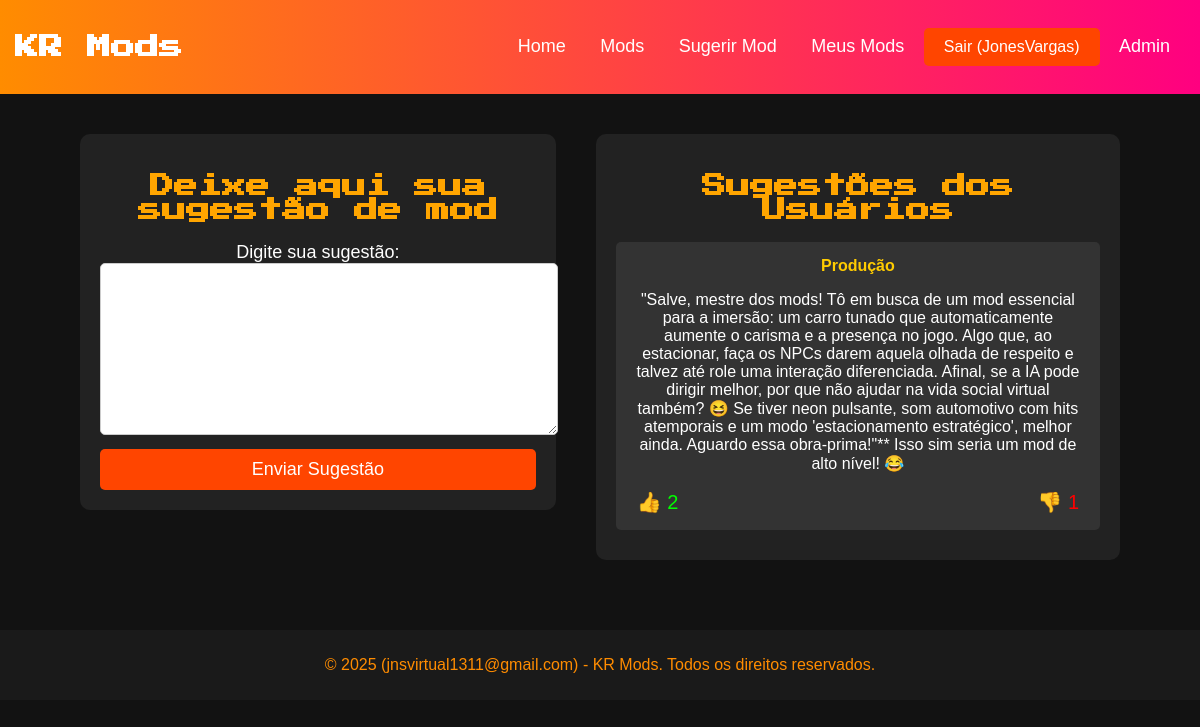
Page /sugerir/ (signed in) on the committed database.
### mods/models.py (models this page shows, shortened)
class SugestaoMod(models.Model):
    usuario = models.ForeignKey(User, on_delete=models.CASCADE)  # Relaciona a sugestão ao usuário que a criou
    descricao = models.TextField()  # Texto da sugestão
    likes = models.PositiveIntegerField(default=0)  # Contador de curtidas
    dislikes = models.PositiveIntegerField(default=0)  # Contador de descurtidas
    criado_em = models.DateTimeField(auto_now_add=True)  # Data de criação da sugestão

### mods/views.py (the view)
# urls.py: path('sugerir/', sugerir, name='sugerir'),
@never_cache
@login_required
def sugerir(request):
    if not request.user.is_authenticated:
        messages.warning(request, "Você precisa estar logado para sugerir um mod!")
        return redirect("login")  # Redireciona para a tela de login
    if request.method == "POST":
        descricao = request.POST.get("descricao")
        if descricao:
            SugestaoMod.objects.create(usuario=request.user, descricao=descricao)
            messages.success(request, "Sugestão enviada com sucesso!")
            return redirect("sugerir")  # Redireciona para evitar reenvio do formulário
    sugestoes = SugestaoMod.objects.all().order_by('-criado_em')
    return render(request, 'mods/sugerir.html', {'sugestoes': sugestoes})

### mods/context_processors.py (called while the page is built)
def get_logo(request):
    homepage = HomePage.objects.first()
    return {'homepage': homepage}

def redes_sociais(request):
    return {'redes_sociais': RedeSocial.objects.all()}

### mods/templates/mods/sugerir.html (shortened to what this page needs)
{% extends 'mods/base.html' %}
{% block content %}
<div style="display: flex; justify-content: space-between; align-items: flex-start; padding: 20px; gap: 40px;">
    <div style="width: 45%; background: #222; padding: 20px; border-radius: 10px; display: flex; flex-direction: column; align-items: center;">
        <h2 style="color: #FFA500; font-family: 'Press Start 2P', cursive; text-align: center;">Deixe aqui sua sugestão de mod</h2>
        <form method="POST" action="{% url 'sugerir' %}">
            <label for="descricao" style="color: white; font-size: 18px;">Digite sua sugestão:</label>
            <textarea name="descricao" id="descricao" required style="width: 100%; height: 150px; font-size: 16px; padding: 10px; border-radius: 5px; border: 1px solid #ccc;"></textarea>
            <button type="submit" style="width: 100%; background: #ff4500; color: white; font-size: 18px; padding: 10px; border: none; border-radius: 5px; cursor: pointer; margin-top: 10px;">Enviar Sugestão</button>
        </form>
    </div>
    <div style="width: 50%; background: #222; padding: 20px; border-radius: 10px;">
        <h2 style="color: #FFA500; font-family: 'Press Start 2P', cursive; text-align: center;">Sugestões dos Usuários</h2>
        <div style="display: flex; flex-direction: column; gap: 15px;">
            {% for sugestao in sugestoes %}
                <div style="background: #333; padding: 15px; border-radius: 5px; color: white; margin-bottom: 10px;">
                    <strong style="color: #ffcc00;">{{ sugestao.usuario.username }}</strong>
                    <p>{{ sugestao.descricao }}</p>
                    <div style="display: flex; justify-content: space-between; align-items: center; margin-top: 10px;">
                        <form method="POST" action="{% url 'like_sugestao' sugestao.id %}">
                            <button type="submit" style="background: none; border: none; cursor: pointer; color: #00ff00; font-size: 20px;">👍 {{ sugestao.likes }}</button>
                        </form>
                        <form method="POST" action="{% url 'dislike_sugestao' sugestao.id %}">
                            <button type="submit" style="background: none; border: none; cursor: pointer; color: #ff0000; font-size: 20px;">👎 {{ sugestao.dislikes }}</button>
                        </form>
                    </div>
                </div>
            {% empty %}
                <p style="color: white; text-align: center;">Nenhuma sugestão ainda.</p>
            {% endfor %}
        </div>
    </div>
</div>
{% endblock %}

### mods/templates/mods/base.html (shortened to what this page needs)
<!DOCTYPE html>
<html lang="pt">
<head>
</head>
<body>
    <div class="navbar">
        <div>
            {% if homepage.logo %}
                <img src="{{ homepage.logo.url }}" alt="Logo do Site" class="logo">
            {% else %}
                <h2 style="font-family: 'Press Start 2P', cursive;">KR Mods</h2>
            {% endif %}
        </div>
        <div>
            <a href="{% url 'home' %}">Home</a>
            <a href="{% url 'mod_list' %}">Mods</a>
            <a href="{% url 'sugerir' %}">Sugerir Mod</a>
            {% if user.is_authenticated %}
                <a href="{% url 'user_purchases' %}">Meus Mods</a>
                <form action="{% url 'logout' %}" method="post" style="display: inline;">
                    <button class="button" type="submit">Sair ({{ user.username }})</button>
                </form>
                {% if user.is_superuser %}
                    <a href="/admin/">Admin</a>
                {% endif %}
            {% else %}
                <a href="{% url 'login' %}">Entrar</a>
                <a href="{% url 'register' %}">Cadastrar</a>
            {% endif %}
        </div>
    </div>
    <div class="container">
        {% block content %}{% endblock %}
    </div>
    <footer>
        <p>&copy; 2025 (jnsvirtual1311@gmail.com) - KR Mods. Todos os direitos reservados.</p>
    </footer>
</body>
</html>

### mods/templates/mods/base.html (style rules this page uses)
body { background-color: #121212; color: white; font-family: 'Arial', sans-serif; margin: 0; padding: 0; text-align: center; }
.navbar { background: linear-gradient(90deg, #ff8c00, #ff0080); padding: 15px; display: flex; justify-content: space-between; align-items: center; }
.navbar a { color: white; text-decoration: none; font-size: 18px; padding: 10px 15px; transition: 0.3s; }
.container { width: 90%; margin: auto; padding: 20px; }
.button { background: #ff4500; color: white; padding: 10px 20px; font-size: 16px; border: none; cursor: pointer; transition: 0.3s; border-radius: 5px; }
footer { background: #1a1a1a; padding: 10px; text-align: center; color: #ff8c00; margin-top: 30px; }

### rows in the picture
SugestaoMod: usuario.username "Produção", descricao "\"Salve, mestre dos mods! Tô em busca de um mod essencial para a imersão: um carro tunado que automaticamente aumente o carisma e a presença no jogo. Algo que, ao estacionar, faça os NPCs darem aquela olhada de respeito e talvez até role uma interação diferenciada. Afinal, se a IA pode dirigir melhor, por que não ajudar na vida social virtual também? 😆 Se tiver neon pulsante, som automotivo com hits atemporais e um modo 'estacionamento estratégico', melhor ainda. Aguardo essa obra-prima!\"** Isso sim seria um mod de alto nível! 😂", likes "2", dislikes "1"

### other values in the picture
{{ user.username }} "JonesVargas"
